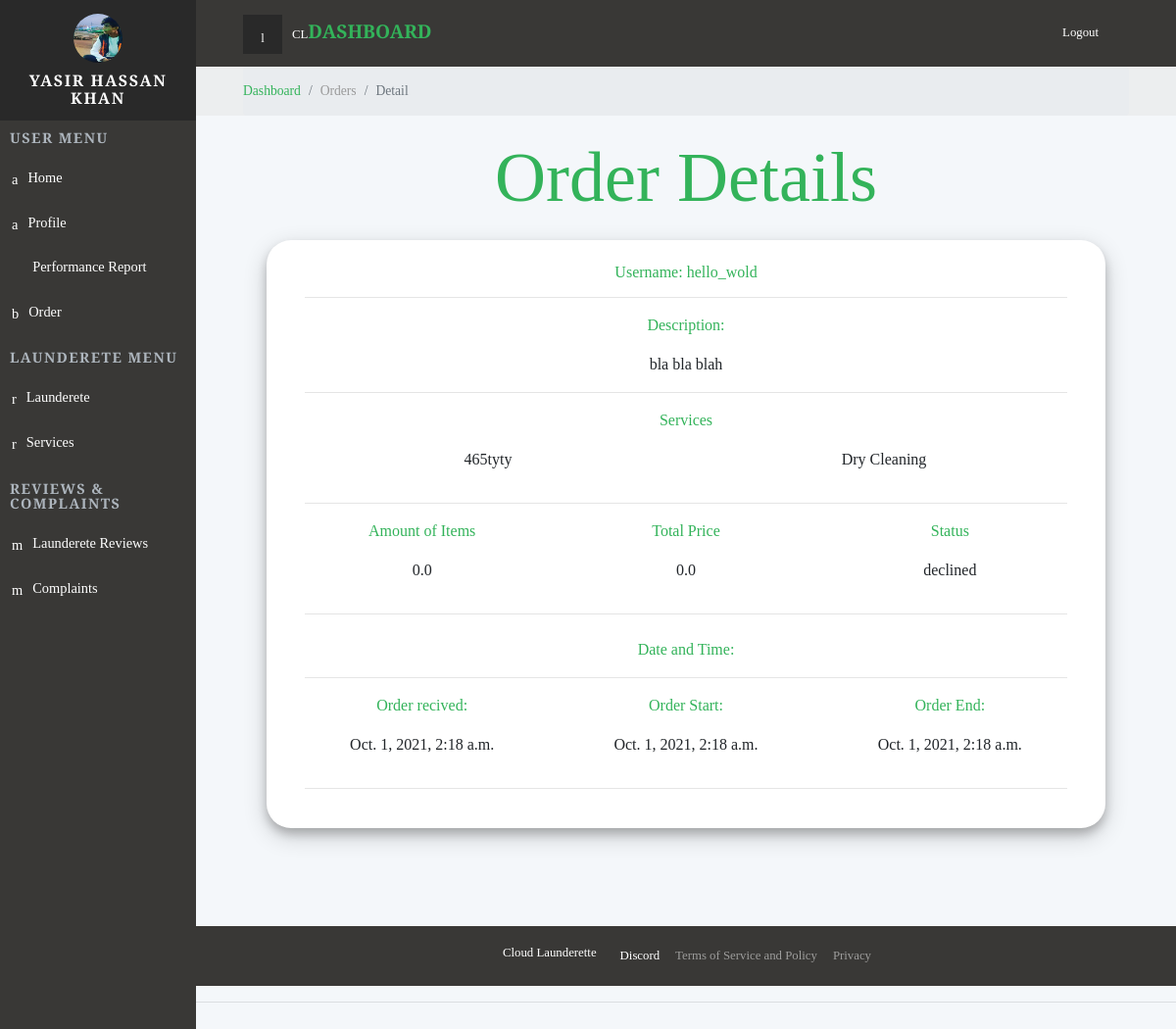
The page /dashboard/orders/detail/6/ (signed in) on the database its author committed.
### backend/models.py (models this page shows, shortened)
class Launderer(models.Model):
    user = models.OneToOneField(User, on_delete=models.CASCADE, null=True)
    name = models.CharField(max_length=200, null=True)
    profile_pic = models.ImageField( default="default-profile.png")
    address = models.CharField(max_length=200, null=True)
    city = models.CharField(max_length=200, null=True)
    lat = models.FloatField(null=True, blank=True)
    lon = models.FloatField(null=True, blank=True)
    isBlocked = models.BooleanField(default=False)
    is_email_verified = models.BooleanField(default=False)
    date_joined =models.DateTimeField(auto_now_add=True)

class Order(models.Model):
    client = models.ForeignKey(Client, null=True, on_delete= models.SET_NULL)
    launderette = models.ForeignKey(Launderette, null=True, on_delete= models.SET_NULL)
    description = models.TextField(blank=True, null=True)
    price = models.FloatField(default=0)
    amount = models.FloatField(default=0)
    services = models.ManyToManyField(Services)
    status =models.CharField(max_length=50, blank=True, null=True, choices=StatusChoice1.choices,default=StatusChoice1.PENDING)
    date_started = models.DateTimeField(null=True, blank=True)
    date_created = models.DateTimeField(auto_now_add=True, null=True)
    date_end = models.DateTimeField(null=True,  blank=True)

class Client(models.Model):
    user = models.OneToOneField(User, on_delete=models.CASCADE, null=True)
    name = models.CharField(max_length=200, null=True)
    profile_pic = models.ImageField(default="default-profile.png")
    address = models.CharField(max_length=200, null=True)
    city = models.CharField(max_length=200, null=True)
    lat = models.FloatField(default=0)
    lon = models.FloatField(default=0)
    isBlocked = models.BooleanField(default=False)
    is_email_verified = models.BooleanField(default=False)
    date_joined =models.DateTimeField(auto_now_add=True)
    def __str__(self):
        return str(self.user)

class Services(models.Model):
    launderette = models.ForeignKey(Launderette, null=True, on_delete= models.SET_NULL)
    title = models.CharField(max_length=200,  null=True)
    price = models.FloatField(default=0)
    def __str__(self):
        return str(self.title)

### backend/decorators.py (the view)
		def wrapper_func(request, *args, **kwargs):
			group = None
			if request.user.groups.exists():
				group = request.user.groups.all()[0].name
			if group in allowed_roles:
				return view_func(request, *args, **kwargs)
			else:
				return HttpResponse('You are not authorized to view this page')

### backend/views.py (called while the page is built, shortened)
@login_required(login_url="loginPage")
@allowed_users(allowed_roles=['launderer'])
def orderDetails(request, pk_id):
    launder = request.user.launderer
    tLaunderette = launder.launderette_set.all()
    order = Order.objects.get(id = pk_id)
    services = order.services.all()
    print(services)
    haveReview = order.review_set.all().exists()
    if haveReview:
        review = order.review_set.all()[0]
        context = {"launderer": launder, 'order' : order, "review": review, "haveReview": haveReview}
    else:
        context = {"launderer": launder, 'order' : order, "haveReview": haveReview}
    return render(request,"frontend/orderDetail.html",context)

### frontend/templates/frontend/orderDetail.html (shortened to what this page needs)
{%  extends 'frontend/partialview/base_template.html' %}
{% load static %}
{% block content %}
    <div class="page">
      {% include 'frontend/partialview/topbar.html' %}
      <div class="breadcrumb-holder">
        <div class="container-fluid">
          <ul class="breadcrumb">
            <li class="breadcrumb-item "><a href="{% url 'dashboard' %}">Dashboard</a></li>
            <li class="breadcrumb-item "><a >Orders</a></li>
            <li class="breadcrumb-item active"><a >Detail</a></li>
          </ul>
        </div>
      </div>
      <h1 class="h3 display-3 text-primary m-4 text-center">Order Details</h1>
     <section class="charts">
        <div class="container-fluid">
            <div class="card data-usage text-center p-4 mx-4">
                <div class="container">
                <h2 class="display h2 text-primary">Username: {{order.client}}</h2>
                  <hr>
                      <p class="text-primary">Description:</p>
                      <p>{{order.description}}</p>
                      <hr>
                      <p class="text-primary">Services</p>
                      <div class="row d-flex">
                        {% for service in order.services.all %}
                        <div class="col">
                            <p class="">{{service.title}}</p>
                        </div>
                        {% endfor %}
                      </div>
                      <hr>
                      <div class="row d-flex">
                        <div class="col">
                            <p class="text-primary">Amount of Items</p>
                            <p class="">{{order.amount}}</p>
                        </div>
                        <div class="col">
                            <p class="text-primary">Total Price</p>
                            <p class="">{{order.price}}</p>
                        </div>
                        <div class="col">
                            <p class="text-primary">Status</p>
                            <p class="">{{order.status}}</p>
                        </div>
                      </div>
                      <hr>
                      <p class="text-primary mt-4">Date and Time:</p>
                      <hr>
                      <div class="row d-flex">
                        <div class="col-lg-4">
                            <p class="text-primary">Order recived: </p>
                            <p class="">{{order.date_created}}</p>
                        </div>
                        <div class="col-lg-4">
                            <p class="text-primary">Order Start: </p>
                            <p class="">{{order.date_started}}</p>
                        </div>
                        <div class="col-lg-4">
                            <p class="text-primary">Order End: </p>
                            <p class="">{{order.date_end}}</p>
                        </div>
                      </div>
                      <hr>
                </div>
            </div>
        </div>
      </section>
      <footer class="main-footer">
        {% include 'frontend/partialview/footer_navbar.html' %}
      </footer>
    </div>
{% endblock content %}

### frontend/templates/frontend/partialview/header_navbar.html (shortened to what this page needs)
{% load static %}
    <nav class="side-navbar">
      <div class="side-navbar-wrapper">
        <div class="sidenav-header d-flex align-items-center justify-content-center">
          <div class="sidenav-header-inner text-center"><img src="{{launderer.profile_pic.url}}" alt="person" class="img-fluid rounded-circle">
            <h2 class="h5">{{launderer.name}}</h2>
          </div>
        </div>
        <div class="main-menu">
          <h5 class="sidenav-heading">User Menu</h5>
          <ul id="side-main-menu" class="side-menu list-unstyled">
            <li><a href="{% url 'dashboard' %}" > <i class="icon-form"></i>Home                             </a></li>
            <li><a href="{% url 'myAccount' %}"> <i class="icon-form"></i>Profile                             </a></li>
            <li class=""><a href="{% url 'Report' %}"> <i class="fa fa-bar-chart"></i>Performance Report                              </a></li>
            <li><a href="#exampledropdownDropdown2" aria-expanded="false" data-toggle="collapse"> <i class="icon-home"></i>Order </a>
            </li>
        </div>
        <div class="admin-menu">
          <h5 class="sidenav-heading">Launderete Menu</h5>
          <ul id="side-admin-menu" class="side-menu list-unstyled">
            <li> <a href="{% url 'launderette' %}"> <i class="icon-screen"> </i>Launderete</a></li>
            {% if totalLaunderette != 0 %}
              <li> <a href="{% url 'services' %}"> <i class="icon-screen"> </i>Services</a></li>
            {% endif %}
          </ul>
        </div>
        <div class="admin-menu">
          <h5 class="sidenav-heading">Reviews & Complaints</h5>
          <ul id="side-admin-menu" class="side-menu list-unstyled">
            {% if totalLaunderette != 0 %}
              <li> <a href="{% url 'laundaretteReviews' %}"> <i class="icon-flask"> </i>Launderete Reviews</a></li>
            {% endif %}
            <li> <a href="{% url 'complaints' %}"> <i class="icon-flask"> </i>Complaints</a></li>
          </ul>
        </div>
      </div>
    </nav>

### static/css/mystyle.css (style rules this page uses)
a { display: inline-block; text-decoration: none; color: #fff; }
body { overflow-x: hidden; }
i { display: inline-block; }
i[class*='icon-'] { -webkit-transform: translateY(4px); transform: translateY(4px); }
.page { position: absolute; top: 0; right: 0; -webkit-transition: width 0.3s linear; transition: width 0.3s linear; width: calc(100% - 200px); background-color: #F4F7FA; min-height: 100vh; padding-bottom: 50px; }
h2 { color: #555; font-weight: 400; }
.breadcrumb-holder { background: #eceeef; }
.breadcrumb-holder .breadcrumb { padding: 15px 0; font-size: 0.85em; font-weight: 300; color: #999; margin-bottom: 0; }
.card { margin-bottom: 30px; }
.display { font-weight: 400 !important; }
@media (min-width: 768px) { .container-fluid { padding: 0 3rem; } }
.side-navbar { position: fixed; top: 0; left: 0; width: 200px; height: 100%; width: 200px; text-align: left; background: #393836; color: #fff; z-index: 999; overflow-y: auto; -webkit-transition: all 0.3s; transition: all 0.3s; }
.side-navbar li { position: relative; }
.side-navbar li a { position: relative; font-size: .9rem; font-weight: 300; color: #fff; text-decoration: none; width: 100%; padding: 12px; }
.side-navbar li a[data-toggle="collapse"]::before { content: '\f104'; display: inline-block; -webkit-transform: translateY(-50%); transform: translateY(-50%); font-family: 'FontAwesome'; position: absolute; top: 50%; right: 20px; }
.side-navbar .sidenav-header { background: #292929; padding: 14px; margin-bottom: 10px; }
.side-navbar .sidenav-header img { width: 50px; height: 50px; }
.side-navbar .sidenav-header h2 { margin: 10px 0 0; text-transform: uppercase; letter-spacing: .1em; }
.side-navbar .sidenav-heading { font-weight: 700; color: #adb5bd; font-size: .9rem; text-transform: uppercase; letter-spacing: .1em; margin-left: 10px; margin-top: 10px; margin-bottom: 10px; }
.side-navbar i[class*='icon-'] { -webkit-transform: translateY(2px); transform: translateY(2px); }
.side-navbar i { font-size: inherit; margin-right: 10px; }
footer.main-footer { width: 100%; bottom: 0; margin-top: 10%; }
@media (min-width: 768px) { section.charts h2 { font-size: 1rem; } }
body { font-family: "Roboto", sans-serif; font-size: 1rem; font-weight: 400; line-height: 1.5; color: #212529; background-color: #fff; }
a { color: #33b35a; text-decoration: none; }
h1, h2, h3, h4, h5, h6, .h1, .h2, .h3, .h4, .h5, .h6 { margin-bottom: 0.5rem; font-family: inherit; font-weight: 700; line-height: 1.1; color: inherit; }
h1, .h1 { font-size: 1.5rem; }
h2, .h2 { font-size: 1.3rem; }
h3, .h3 { font-size: 1.2rem; }
h5, .h5 { font-size: 1rem; }
.display-3 { font-size: 4.5rem; font-weight: 300; line-height: 1.1; }
hr { border-top: 1px solid rgba(0, 0, 0, 0.1); }
.text-primary { color: #33b35a !important; }
.card { background-color: #fff; border: 0 solid #eee; border-radius: 0; }

### static/css/custom.css (style rules this page uses)
body { font-family: 'Playfair Display', serif !important; }
.card { border-radius: 25px !important; box-shadow: 0 6px 10px 0 rgba(0, 0, 0, 0.2), 0 8px 23px 0 rgba(0, 0, 0, 0.19); }

### rows shown on the page
Launderer: profile_pic (picture), name "YASIR HASSAN KHAN"
Order: client "hello_wold", description "bla bla blah", amount "0.0", price "0.0", status "declined", date_created "Oct. 1, 2021, 2:18 a.m.", date_started "Oct. 1, 2021, 2:18 a.m.", date_end "Oct. 1, 2021, 2:18 a.m."
Services: title "465tyty"
Services: title "Dry Cleaning"
